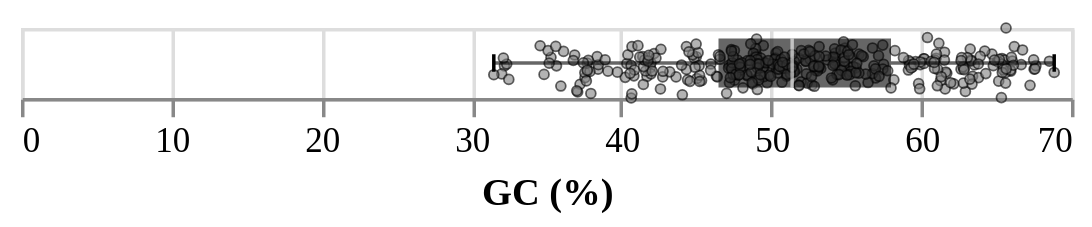

The cell this chart's notebook holds for it:
### Code cell
# Size(Mb)
gaussian_jitter = alt.Chart(gc_df).mark_circle(
    size=8,
    color='grey',
    stroke='black',
    strokeWidth=0.5,
    opacity=0.6
).encode(
    x=alt.X("GC (%):Q", title='GC (%)'),
    yOffset="jitter:Q",
).transform_calculate(
    # Generate Gaussian jitter with a Box-Muller transform
    jitter="sqrt(-2*log(random()))*cos(2*PI*random())"
)

box = alt.Chart(gc_df).mark_boxplot(
    color='black',
    outliers=False, 
    ticks=True, 
    opacity=0.6
).encode(
    x=alt.X("GC (%):Q", title=''),
)
gaussian_jitter + box

### Figure 1 — Vega-Lite specification as saved in the notebook (floating-point values rounded to 4 significant figures; data arrays with more than 128 entries replaced by an {"elided": "..."} marker saying what was removed)
{"config": {"title": {"font": "Times New Roman"}, "axis": {"labelFont": "Times New Roman", "titleFont": "Times New Roman"}, "header": {"labelFont": "Times New Roman", "titleFont": "Times New Roman"}, "legend": {"labelFont": "Times New Roman", "titleFont": "Times New Roman"}}, "layer": [{"mark": {"type": "circle", "color": "grey", "opacity": 0.6, "size": 8, "stroke": "black", "strokeWidth": 0.5}, "encoding": {"x": {"field": "GC (%)", "title": "GC (%)", "type": "quantitative"}, "yOffset": {"field": "jitter", "type": "quantitative"}}, "transform": [{"calculate": "sqrt(-2*log(random()))*cos(2*PI*random())", "as": "jitter"}]}, {"mark": {"type": "boxplot", "color": "black", "opacity": 0.6, "outliers": false, "ticks": true}, "encoding": {"x": {"field": "GC (%)", "title": "", "type": "quantitative"}}}], "data": {"name": "data-831517b931e79fa935b5e79d8334f6ab"}, "$schema": "https://vega.github.io/schema/vega-lite/v5.17.0.json", "datasets": {"data-831517b931e79fa935b5e79d8334f6ab": {"elided": "365 records"}}}
